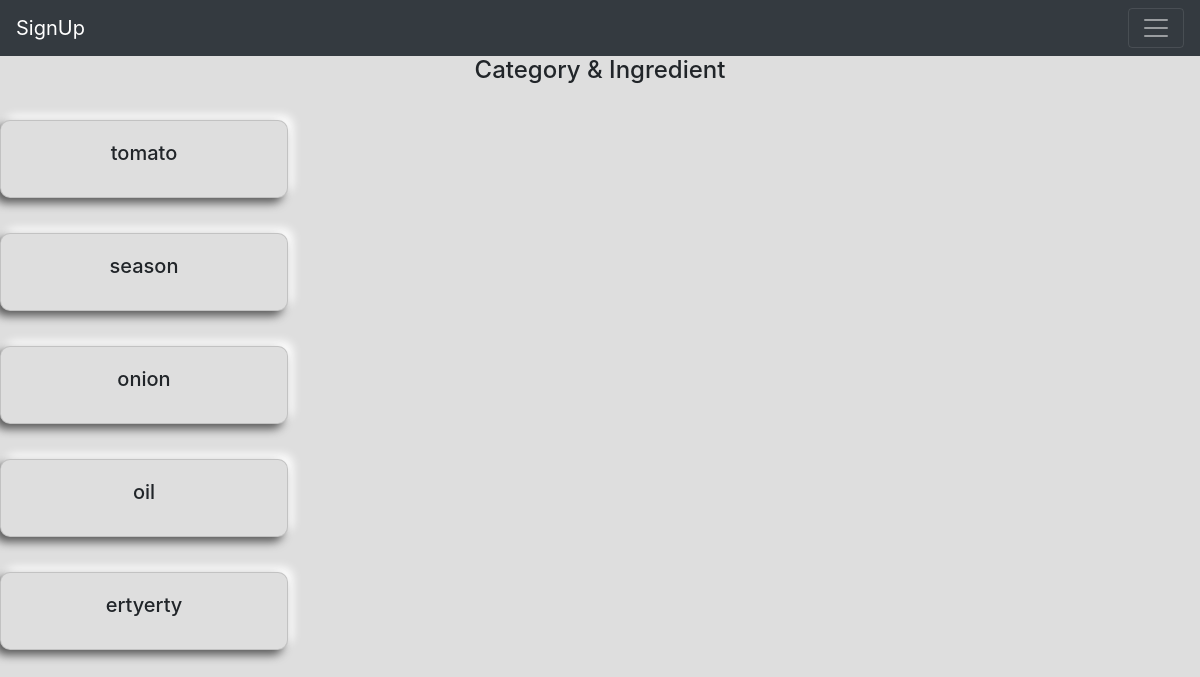
The page /category_list_page/ on the database as committed earlier.
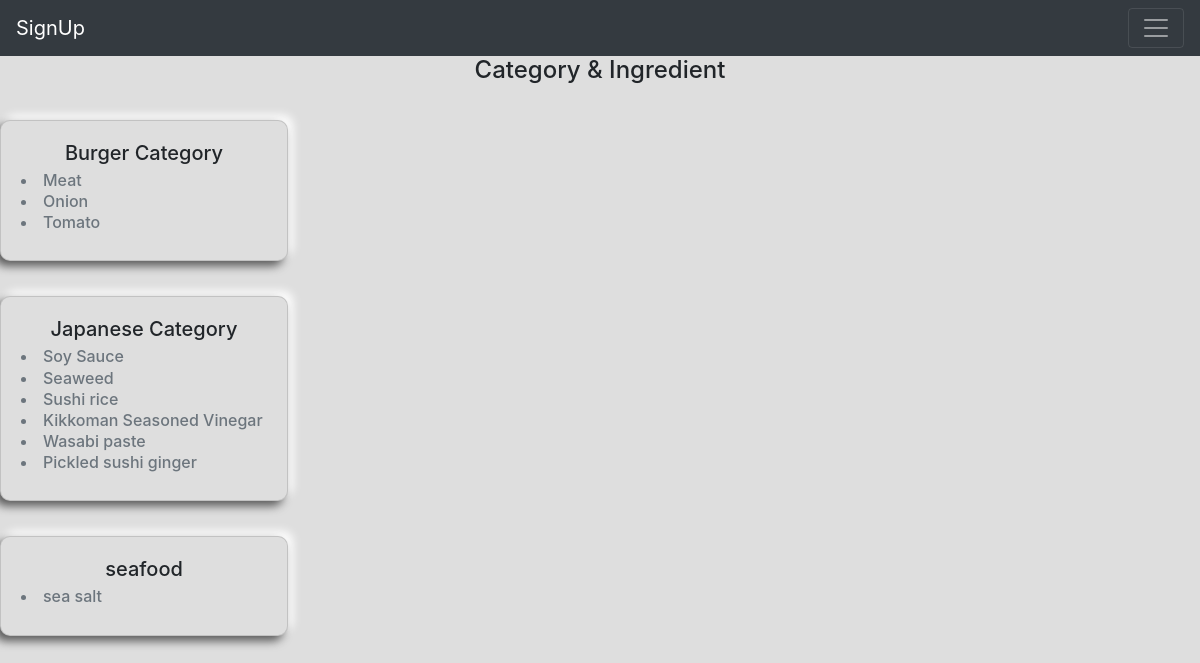
The same page on the database as committed later.
### Foodiz_app/models.py (models this page shows, shortened)
class Category(models.Model):
    category_name = models.CharField(max_length=255)
    ingredient =models.ManyToManyField(Ingredient, related_name='ingredient')

class Ingredient (models.Model):
    ingredient_name = models.CharField(max_length=255)

### Foodiz_app/views.py (the view)
# urls.py: path("category_list_page/",get_category, name = "get_category"),
def get_category(request):
    category =  Category.objects.all()
    context = {"category" : category}
    return render(request, "category_list_page.html", context)

### Foodiz_app/templates/category_list_page.html (shortened to what this page needs)
{%extends 'base.html'%}
{%load static%}
{%block content%}
<h4 style="text-align :center;">
  Category & Ingredient
</h4>
{%for cate in category%}
<div class="card" >
  <div class="card-body">
    <h5 class="card-title">{{cate.category_name}}</h5>
    {% for ing in cate.ingredient.all %}
    <h6 class="card-subtitle mb-2 text-muted"><li>{{ing.ingredient_name}}</li></h6>
    {% endfor %}
  </div>
</div>
{% endfor %}
{%endblock content%}

Rows that differ between the two databases and show on the page:
removed Category: category_name "tomato"
removed Category: category_name "season"
removed Category: category_name "onion"
removed Category: category_name "oil"
removed Category: category_name "ertyerty"
added Category: category_name "Burger Category"
added Ingredient: ingredient_name "Meat", shown under "Burger Category"
added Ingredient: ingredient_name "Onion", shown under "Burger Category"
added Ingredient: ingredient_name "Tomato", shown under "Burger Category"
added Category: category_name "Japanese Category"
added Ingredient: ingredient_name "Soy Sauce", shown under "Japanese Category"
added Ingredient: ingredient_name "Seaweed", shown under "Japanese Category"
added Ingredient: ingredient_name "Sushi rice", shown under "Japanese Category"
added Ingredient: ingredient_name "Kikkoman Seasoned Vinegar", shown under "Japanese Category"
added Ingredient: ingredient_name "Wasabi paste", shown under "Japanese Category"
added Ingredient: ingredient_name "Pickled sushi ginger", shown under "Japanese Category"
added Category: category_name "seafood"
added Ingredient: ingredient_name "sea salt", shown under "seafood"
